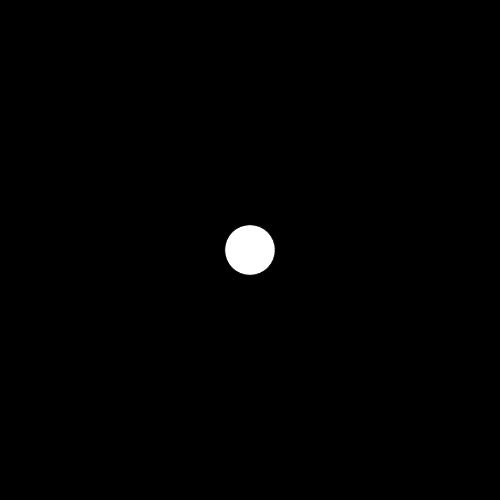
Frame 1 (no input)
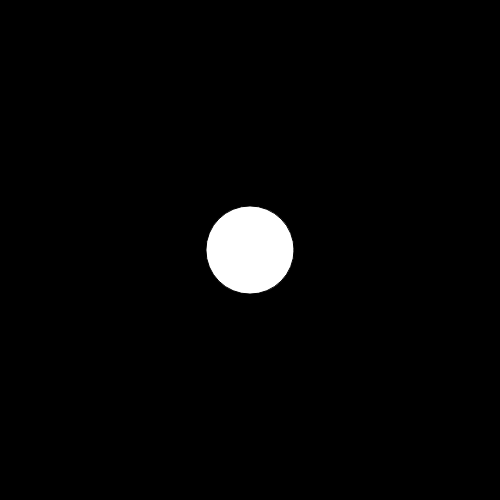
Frame 60 (no input)
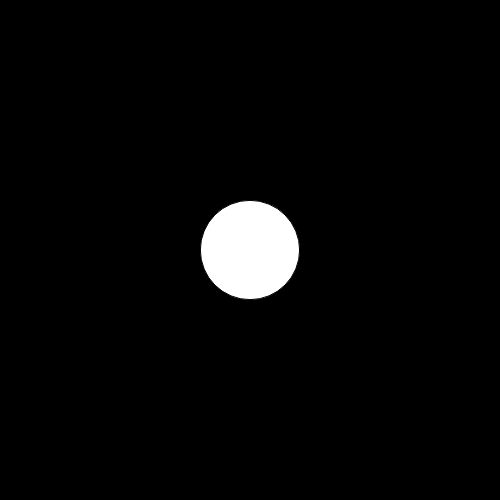
Frame 120 (the mouse pressed at the canvas centre since frame 60)

The p5.js sketch that drew these frames (run headless with seeded random() and noise() and a simulated clock; from frame 60 on, the mouse is pressed at the canvas centre):

// p5.js sketch
// ── sketch.js

function setup() {
    createCanvas(500, 500);
}

function draw() {
    background(0);
    var deg = millis() / 20.1;
    var rad = radians(deg);
    var pingPong = sin(rad);
    var r = map(pingPong, -1, 1, 0, 100);
    fill(255);
    ellipse(width / 2, height / 2, r, r);
}
